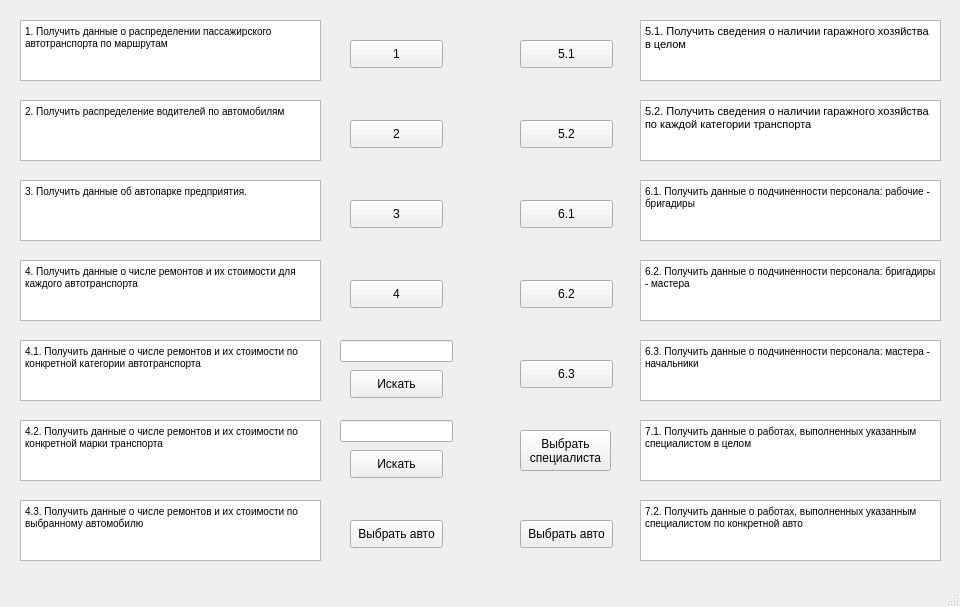
<?xml version="1.0" encoding="UTF-8"?>
<ui version="4.0">
 <class>MainWindow</class>
 <widget class="QMainWindow" name="MainWindow">
  <property name="geometry">
   <rect>
    <x>0</x>
    <y>0</y>
    <width>960</width>
    <height>607</height>
   </rect>
  </property>
  <property name="windowTitle">
   <string>Проект</string>
  </property>
  <widget class="QWidget" name="centralwidget">
   <widget class="QPushButton" name="button_1">
    <property name="geometry">
     <rect>
      <x>350</x>
      <y>40</y>
      <width>93</width>
      <height>28</height>
     </rect>
    </property>
    <property name="text">
     <string>1</string>
    </property>
   </widget>
   <widget class="QTextBrowser" name="text_1">
    <property name="geometry">
     <rect>
      <x>20</x>
      <y>20</y>
      <width>301</width>
      <height>61</height>
     </rect>
    </property>
    <property name="html">
     <string>&lt;!DOCTYPE HTML PUBLIC &quot;-//W3C//DTD HTML 4.0//EN&quot; &quot;http://www.w3.org/TR/REC-html40/strict.dtd&quot;&gt;
&lt;html&gt;&lt;head&gt;&lt;meta name=&quot;qrichtext&quot; content=&quot;1&quot; /&gt;&lt;style type=&quot;text/css&quot;&gt;
p, li { white-space: pre-wrap; }
&lt;/style&gt;&lt;/head&gt;&lt;body style=&quot; font-family:'MS Shell Dlg 2'; font-size:7.8pt; font-weight:400; font-style:normal;&quot;&gt;
&lt;p style=&quot; margin-top:0px; margin-bottom:0px; margin-left:0px; margin-right:0px; -qt-block-indent:0; text-indent:0px;&quot;&gt;1. Получить данные о распределении пассажирского автотранспорта по маршрутам&lt;/p&gt;&lt;/body&gt;&lt;/html&gt;</string>
    </property>
   </widget>
   <widget class="QTextBrowser" name="text_2">
    <property name="geometry">
     <rect>
      <x>20</x>
      <y>100</y>
      <width>301</width>
      <height>61</height>
     </rect>
    </property>
    <property name="html">
     <string>&lt;!DOCTYPE HTML PUBLIC &quot;-//W3C//DTD HTML 4.0//EN&quot; &quot;http://www.w3.org/TR/REC-html40/strict.dtd&quot;&gt;
&lt;html&gt;&lt;head&gt;&lt;meta name=&quot;qrichtext&quot; content=&quot;1&quot; /&gt;&lt;style type=&quot;text/css&quot;&gt;
p, li { white-space: pre-wrap; }
&lt;/style&gt;&lt;/head&gt;&lt;body style=&quot; font-family:'MS Shell Dlg 2'; font-size:7.8pt; font-weight:400; font-style:normal;&quot;&gt;
&lt;p style=&quot; margin-top:0px; margin-bottom:0px; margin-left:0px; margin-right:0px; -qt-block-indent:0; text-indent:0px;&quot;&gt;2. Получить распределение водителей по автомобилям&lt;/p&gt;&lt;/body&gt;&lt;/html&gt;</string>
    </property>
   </widget>
   <widget class="QTextBrowser" name="text_5_1">
    <property name="geometry">
     <rect>
      <x>640</x>
      <y>20</y>
      <width>301</width>
      <height>61</height>
     </rect>
    </property>
    <property name="html">
     <string>&lt;!DOCTYPE HTML PUBLIC &quot;-//W3C//DTD HTML 4.0//EN&quot; &quot;http://www.w3.org/TR/REC-html40/strict.dtd&quot;&gt;
&lt;html&gt;&lt;head&gt;&lt;meta name=&quot;qrichtext&quot; content=&quot;1&quot; /&gt;&lt;style type=&quot;text/css&quot;&gt;
p, li { white-space: pre-wrap; }
&lt;/style&gt;&lt;/head&gt;&lt;body style=&quot; font-family:'MS Shell Dlg 2'; font-size:7.8pt; font-weight:400; font-style:normal;&quot;&gt;
&lt;p style=&quot; margin-top:0px; margin-bottom:0px; margin-left:0px; margin-right:0px; -qt-block-indent:0; text-indent:0px;&quot;&gt;&lt;span style=&quot; font-size:8pt;&quot;&gt;5.1. Получить сведения о наличии гаражного хозяйства в целом&lt;/span&gt;&lt;/p&gt;&lt;/body&gt;&lt;/html&gt;</string>
    </property>
   </widget>
   <widget class="QTextBrowser" name="text_5_2">
    <property name="geometry">
     <rect>
      <x>640</x>
      <y>100</y>
      <width>301</width>
      <height>61</height>
     </rect>
    </property>
    <property name="html">
     <string>&lt;!DOCTYPE HTML PUBLIC &quot;-//W3C//DTD HTML 4.0//EN&quot; &quot;http://www.w3.org/TR/REC-html40/strict.dtd&quot;&gt;
&lt;html&gt;&lt;head&gt;&lt;meta name=&quot;qrichtext&quot; content=&quot;1&quot; /&gt;&lt;style type=&quot;text/css&quot;&gt;
p, li { white-space: pre-wrap; }
&lt;/style&gt;&lt;/head&gt;&lt;body style=&quot; font-family:'MS Shell Dlg 2'; font-size:7.8pt; font-weight:400; font-style:normal;&quot;&gt;
&lt;p style=&quot; margin-top:0px; margin-bottom:0px; margin-left:0px; margin-right:0px; -qt-block-indent:0; text-indent:0px;&quot;&gt;&lt;span style=&quot; font-size:8pt;&quot;&gt;5.2. Получить сведения о наличии гаражного хозяйства по каждой категории транспорта&lt;/span&gt;&lt;/p&gt;&lt;/body&gt;&lt;/html&gt;</string>
    </property>
   </widget>
   <widget class="QTextBrowser" name="text_4">
    <property name="geometry">
     <rect>
      <x>20</x>
      <y>260</y>
      <width>301</width>
      <height>61</height>
     </rect>
    </property>
    <property name="html">
     <string>&lt;!DOCTYPE HTML PUBLIC &quot;-//W3C//DTD HTML 4.0//EN&quot; &quot;http://www.w3.org/TR/REC-html40/strict.dtd&quot;&gt;
&lt;html&gt;&lt;head&gt;&lt;meta name=&quot;qrichtext&quot; content=&quot;1&quot; /&gt;&lt;style type=&quot;text/css&quot;&gt;
p, li { white-space: pre-wrap; }
&lt;/style&gt;&lt;/head&gt;&lt;body style=&quot; font-family:'MS Shell Dlg 2'; font-size:7.8pt; font-weight:400; font-style:normal;&quot;&gt;
&lt;p style=&quot; margin-top:0px; margin-bottom:0px; margin-left:0px; margin-right:0px; -qt-block-indent:0; text-indent:0px;&quot;&gt;4. Получить данные о числе ремонтов и их стоимости для каждого автотранспорта&lt;/p&gt;&lt;/body&gt;&lt;/html&gt;</string>
    </property>
   </widget>
   <widget class="QTextBrowser" name="text_4_1">
    <property name="geometry">
     <rect>
      <x>20</x>
      <y>340</y>
      <width>301</width>
      <height>61</height>
     </rect>
    </property>
    <property name="html">
     <string>&lt;!DOCTYPE HTML PUBLIC &quot;-//W3C//DTD HTML 4.0//EN&quot; &quot;http://www.w3.org/TR/REC-html40/strict.dtd&quot;&gt;
&lt;html&gt;&lt;head&gt;&lt;meta name=&quot;qrichtext&quot; content=&quot;1&quot; /&gt;&lt;style type=&quot;text/css&quot;&gt;
p, li { white-space: pre-wrap; }
&lt;/style&gt;&lt;/head&gt;&lt;body style=&quot; font-family:'MS Shell Dlg 2'; font-size:7.8pt; font-weight:400; font-style:normal;&quot;&gt;
&lt;p style=&quot; margin-top:0px; margin-bottom:0px; margin-left:0px; margin-right:0px; -qt-block-indent:0; text-indent:0px;&quot;&gt;4.1. Получить данные о числе ремонтов и их стоимости по конкретной категории автотранспорта&lt;/p&gt;&lt;/body&gt;&lt;/html&gt;</string>
    </property>
   </widget>
   <widget class="QTextBrowser" name="text_4_2">
    <property name="geometry">
     <rect>
      <x>20</x>
      <y>420</y>
      <width>301</width>
      <height>61</height>
     </rect>
    </property>
    <property name="html">
     <string>&lt;!DOCTYPE HTML PUBLIC &quot;-//W3C//DTD HTML 4.0//EN&quot; &quot;http://www.w3.org/TR/REC-html40/strict.dtd&quot;&gt;
&lt;html&gt;&lt;head&gt;&lt;meta name=&quot;qrichtext&quot; content=&quot;1&quot; /&gt;&lt;style type=&quot;text/css&quot;&gt;
p, li { white-space: pre-wrap; }
&lt;/style&gt;&lt;/head&gt;&lt;body style=&quot; font-family:'MS Shell Dlg 2'; font-size:7.8pt; font-weight:400; font-style:normal;&quot;&gt;
&lt;p style=&quot; margin-top:0px; margin-bottom:0px; margin-left:0px; margin-right:0px; -qt-block-indent:0; text-indent:0px;&quot;&gt;4.2. Получить данные о числе ремонтов и их стоимости по конкретной марки транспорта&lt;/p&gt;&lt;/body&gt;&lt;/html&gt;</string>
    </property>
   </widget>
   <widget class="QTextBrowser" name="text_4_3">
    <property name="geometry">
     <rect>
      <x>20</x>
      <y>500</y>
      <width>301</width>
      <height>61</height>
     </rect>
    </property>
    <property name="html">
     <string>&lt;!DOCTYPE HTML PUBLIC &quot;-//W3C//DTD HTML 4.0//EN&quot; &quot;http://www.w3.org/TR/REC-html40/strict.dtd&quot;&gt;
&lt;html&gt;&lt;head&gt;&lt;meta name=&quot;qrichtext&quot; content=&quot;1&quot; /&gt;&lt;style type=&quot;text/css&quot;&gt;
p, li { white-space: pre-wrap; }
&lt;/style&gt;&lt;/head&gt;&lt;body style=&quot; font-family:'MS Shell Dlg 2'; font-size:7.8pt; font-weight:400; font-style:normal;&quot;&gt;
&lt;p style=&quot; margin-top:0px; margin-bottom:0px; margin-left:0px; margin-right:0px; -qt-block-indent:0; text-indent:0px;&quot;&gt;4.3. Получить данные о числе ремонтов и их стоимости по выбранному автомобилю&lt;/p&gt;&lt;/body&gt;&lt;/html&gt;</string>
    </property>
   </widget>
   <widget class="QLineEdit" name="line_4_2">
    <property name="geometry">
     <rect>
      <x>340</x>
      <y>420</y>
      <width>113</width>
      <height>22</height>
     </rect>
    </property>
   </widget>
   <widget class="QPushButton" name="button_4_1">
    <property name="geometry">
     <rect>
      <x>350</x>
      <y>370</y>
      <width>93</width>
      <height>28</height>
     </rect>
    </property>
    <property name="text">
     <string>Искать</string>
    </property>
   </widget>
   <widget class="QPushButton" name="button_4_2">
    <property name="geometry">
     <rect>
      <x>350</x>
      <y>450</y>
      <width>93</width>
      <height>28</height>
     </rect>
    </property>
    <property name="text">
     <string>Искать</string>
    </property>
   </widget>
   <widget class="QPushButton" name="button_4_3">
    <property name="geometry">
     <rect>
      <x>350</x>
      <y>520</y>
      <width>93</width>
      <height>28</height>
     </rect>
    </property>
    <property name="text">
     <string>Выбрать авто</string>
    </property>
   </widget>
   <widget class="QTextBrowser" name="text_6_2">
    <property name="geometry">
     <rect>
      <x>640</x>
      <y>260</y>
      <width>301</width>
      <height>61</height>
     </rect>
    </property>
    <property name="html">
     <string>&lt;!DOCTYPE HTML PUBLIC &quot;-//W3C//DTD HTML 4.0//EN&quot; &quot;http://www.w3.org/TR/REC-html40/strict.dtd&quot;&gt;
&lt;html&gt;&lt;head&gt;&lt;meta name=&quot;qrichtext&quot; content=&quot;1&quot; /&gt;&lt;style type=&quot;text/css&quot;&gt;
p, li { white-space: pre-wrap; }
&lt;/style&gt;&lt;/head&gt;&lt;body style=&quot; font-family:'MS Shell Dlg 2'; font-size:7.8pt; font-weight:400; font-style:normal;&quot;&gt;
&lt;p style=&quot; margin-top:0px; margin-bottom:0px; margin-left:0px; margin-right:0px; -qt-block-indent:0; text-indent:0px;&quot;&gt;6.2. Получить данные о подчиненности персонала: бригадиры - мастера&lt;/p&gt;&lt;/body&gt;&lt;/html&gt;</string>
    </property>
   </widget>
   <widget class="QTextBrowser" name="text_6_3">
    <property name="geometry">
     <rect>
      <x>640</x>
      <y>340</y>
      <width>301</width>
      <height>61</height>
     </rect>
    </property>
    <property name="html">
     <string>&lt;!DOCTYPE HTML PUBLIC &quot;-//W3C//DTD HTML 4.0//EN&quot; &quot;http://www.w3.org/TR/REC-html40/strict.dtd&quot;&gt;
&lt;html&gt;&lt;head&gt;&lt;meta name=&quot;qrichtext&quot; content=&quot;1&quot; /&gt;&lt;style type=&quot;text/css&quot;&gt;
p, li { white-space: pre-wrap; }
&lt;/style&gt;&lt;/head&gt;&lt;body style=&quot; font-family:'MS Shell Dlg 2'; font-size:7.8pt; font-weight:400; font-style:normal;&quot;&gt;
&lt;p style=&quot; margin-top:0px; margin-bottom:0px; margin-left:0px; margin-right:0px; -qt-block-indent:0; text-indent:0px;&quot;&gt;6.3. Получить данные о подчиненности персонала: мастера - начальники&lt;/p&gt;&lt;/body&gt;&lt;/html&gt;</string>
    </property>
   </widget>
   <widget class="QTextBrowser" name="text_6_1">
    <property name="geometry">
     <rect>
      <x>640</x>
      <y>180</y>
      <width>301</width>
      <height>61</height>
     </rect>
    </property>
    <property name="html">
     <string>&lt;!DOCTYPE HTML PUBLIC &quot;-//W3C//DTD HTML 4.0//EN&quot; &quot;http://www.w3.org/TR/REC-html40/strict.dtd&quot;&gt;
&lt;html&gt;&lt;head&gt;&lt;meta name=&quot;qrichtext&quot; content=&quot;1&quot; /&gt;&lt;style type=&quot;text/css&quot;&gt;
p, li { white-space: pre-wrap; }
&lt;/style&gt;&lt;/head&gt;&lt;body style=&quot; font-family:'MS Shell Dlg 2'; font-size:7.8pt; font-weight:400; font-style:normal;&quot;&gt;
&lt;p style=&quot; margin-top:0px; margin-bottom:0px; margin-left:0px; margin-right:0px; -qt-block-indent:0; text-indent:0px;&quot;&gt;6.1. Получить данные о подчиненности персонала: рабочие - бригадиры&lt;/p&gt;&lt;/body&gt;&lt;/html&gt;</string>
    </property>
   </widget>
   <widget class="QTextBrowser" name="text_3">
    <property name="geometry">
     <rect>
      <x>20</x>
      <y>180</y>
      <width>301</width>
      <height>61</height>
     </rect>
    </property>
    <property name="html">
     <string>&lt;!DOCTYPE HTML PUBLIC &quot;-//W3C//DTD HTML 4.0//EN&quot; &quot;http://www.w3.org/TR/REC-html40/strict.dtd&quot;&gt;
&lt;html&gt;&lt;head&gt;&lt;meta name=&quot;qrichtext&quot; content=&quot;1&quot; /&gt;&lt;style type=&quot;text/css&quot;&gt;
p, li { white-space: pre-wrap; }
&lt;/style&gt;&lt;/head&gt;&lt;body style=&quot; font-family:'MS Shell Dlg 2'; font-size:7.8pt; font-weight:400; font-style:normal;&quot;&gt;
&lt;p style=&quot; margin-top:0px; margin-bottom:0px; margin-left:0px; margin-right:0px; -qt-block-indent:0; text-indent:0px;&quot;&gt;3. Получить данные об автопарке предприятия.&lt;/p&gt;&lt;/body&gt;&lt;/html&gt;</string>
    </property>
   </widget>
   <widget class="QTextBrowser" name="text_7_2">
    <property name="geometry">
     <rect>
      <x>640</x>
      <y>500</y>
      <width>301</width>
      <height>61</height>
     </rect>
    </property>
    <property name="html">
     <string>&lt;!DOCTYPE HTML PUBLIC &quot;-//W3C//DTD HTML 4.0//EN&quot; &quot;http://www.w3.org/TR/REC-html40/strict.dtd&quot;&gt;
&lt;html&gt;&lt;head&gt;&lt;meta name=&quot;qrichtext&quot; content=&quot;1&quot; /&gt;&lt;style type=&quot;text/css&quot;&gt;
p, li { white-space: pre-wrap; }
&lt;/style&gt;&lt;/head&gt;&lt;body style=&quot; font-family:'MS Shell Dlg 2'; font-size:7.8pt; font-weight:400; font-style:normal;&quot;&gt;
&lt;p style=&quot; margin-top:0px; margin-bottom:0px; margin-left:0px; margin-right:0px; -qt-block-indent:0; text-indent:0px;&quot;&gt;7.2. Получить данные о работах, выполненных указанным специалистом по конкретной авто&lt;/p&gt;&lt;/body&gt;&lt;/html&gt;</string>
    </property>
   </widget>
   <widget class="QTextBrowser" name="text_7_1">
    <property name="geometry">
     <rect>
      <x>640</x>
      <y>420</y>
      <width>301</width>
      <height>61</height>
     </rect>
    </property>
    <property name="html">
     <string>&lt;!DOCTYPE HTML PUBLIC &quot;-//W3C//DTD HTML 4.0//EN&quot; &quot;http://www.w3.org/TR/REC-html40/strict.dtd&quot;&gt;
&lt;html&gt;&lt;head&gt;&lt;meta name=&quot;qrichtext&quot; content=&quot;1&quot; /&gt;&lt;style type=&quot;text/css&quot;&gt;
p, li { white-space: pre-wrap; }
&lt;/style&gt;&lt;/head&gt;&lt;body style=&quot; font-family:'MS Shell Dlg 2'; font-size:7.8pt; font-weight:400; font-style:normal;&quot;&gt;
&lt;p style=&quot; margin-top:0px; margin-bottom:0px; margin-left:0px; margin-right:0px; -qt-block-indent:0; text-indent:0px;&quot;&gt;7.1. Получить данные о работах, выполненных указанным специалистом в целом&lt;/p&gt;&lt;/body&gt;&lt;/html&gt;</string>
    </property>
   </widget>
   <widget class="QPushButton" name="button_7_2">
    <property name="geometry">
     <rect>
      <x>520</x>
      <y>520</y>
      <width>93</width>
      <height>28</height>
     </rect>
    </property>
    <property name="text">
     <string>Выбрать авто</string>
    </property>
   </widget>
   <widget class="QPushButton" name="button_7_1">
    <property name="geometry">
     <rect>
      <x>520</x>
      <y>430</y>
      <width>91</width>
      <height>41</height>
     </rect>
    </property>
    <property name="text">
     <string>Выбрать
специалиста</string>
    </property>
   </widget>
   <widget class="QLineEdit" name="line_4_1">
    <property name="geometry">
     <rect>
      <x>340</x>
      <y>340</y>
      <width>113</width>
      <height>22</height>
     </rect>
    </property>
   </widget>
   <widget class="QPushButton" name="button_2">
    <property name="geometry">
     <rect>
      <x>350</x>
      <y>120</y>
      <width>93</width>
      <height>28</height>
     </rect>
    </property>
    <property name="text">
     <string>2</string>
    </property>
   </widget>
   <widget class="QPushButton" name="button_3">
    <property name="geometry">
     <rect>
      <x>350</x>
      <y>200</y>
      <width>93</width>
      <height>28</height>
     </rect>
    </property>
    <property name="text">
     <string>3</string>
    </property>
   </widget>
   <widget class="QPushButton" name="button_5_1">
    <property name="geometry">
     <rect>
      <x>520</x>
      <y>40</y>
      <width>93</width>
      <height>28</height>
     </rect>
    </property>
    <property name="text">
     <string>5.1</string>
    </property>
   </widget>
   <widget class="QPushButton" name="button_4">
    <property name="geometry">
     <rect>
      <x>350</x>
      <y>280</y>
      <width>93</width>
      <height>28</height>
     </rect>
    </property>
    <property name="text">
     <string>4</string>
    </property>
   </widget>
   <widget class="QPushButton" name="button_5_2">
    <property name="geometry">
     <rect>
      <x>520</x>
      <y>120</y>
      <width>93</width>
      <height>28</height>
     </rect>
    </property>
    <property name="text">
     <string>5.2</string>
    </property>
   </widget>
   <widget class="QPushButton" name="button_6_1">
    <property name="geometry">
     <rect>
      <x>520</x>
      <y>200</y>
      <width>93</width>
      <height>28</height>
     </rect>
    </property>
    <property name="text">
     <string>6.1</string>
    </property>
   </widget>
   <widget class="QPushButton" name="button_6_2">
    <property name="geometry">
     <rect>
      <x>520</x>
      <y>280</y>
      <width>93</width>
      <height>28</height>
     </rect>
    </property>
    <property name="text">
     <string>6.2</string>
    </property>
   </widget>
   <widget class="QPushButton" name="button_6_3">
    <property name="geometry">
     <rect>
      <x>520</x>
      <y>360</y>
      <width>93</width>
      <height>28</height>
     </rect>
    </property>
    <property name="text">
     <string>6.3</string>
    </property>
   </widget>
  </widget>
  <widget class="QStatusBar" name="statusbar"/>
 </widget>
 <resources/>
 <connections/>
</ui>
